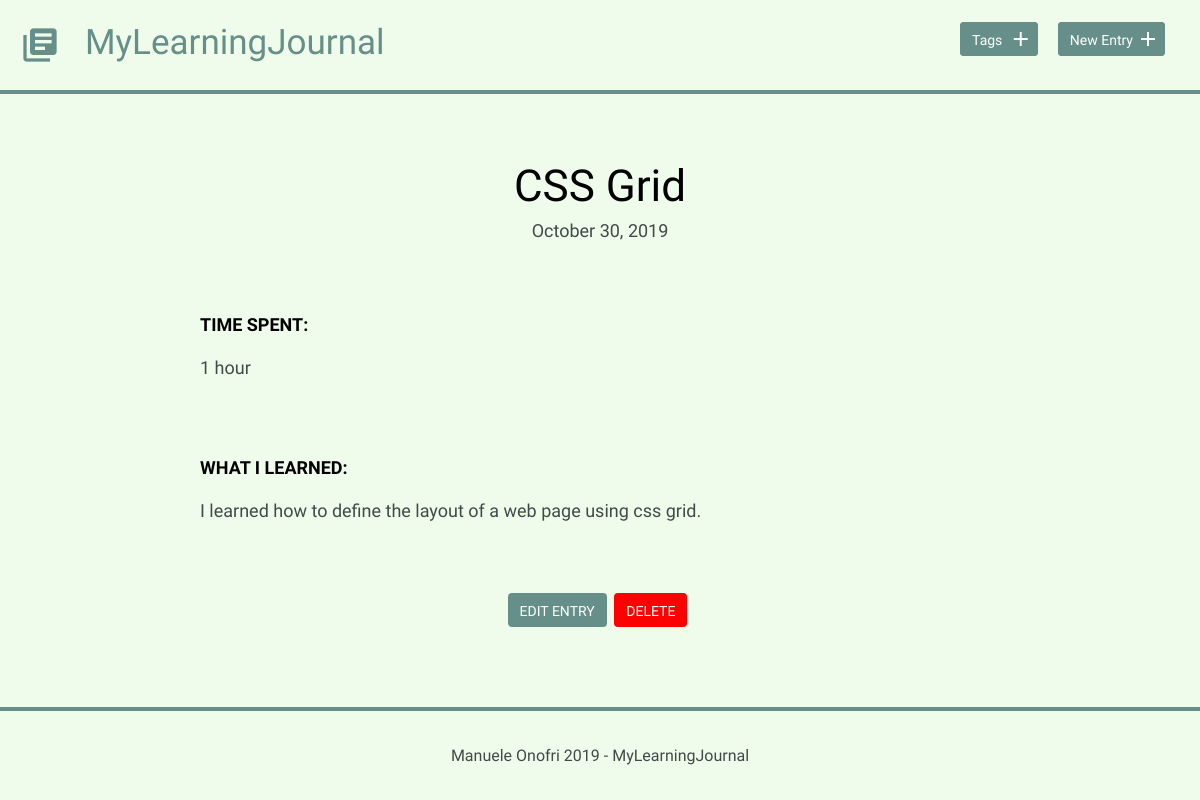
The app's page /detail.php?id=9 with its own data.
### tables this page shows
CREATE TABLE "entries" (
	`id`	INTEGER,
	`title`	TEXT,
	`date`	TEXT,
	`time_spent`	INTEGER,
	`learned`	BLOB,
	`resources`	BLOB,
	PRIMARY KEY(`id`)
);

### inc/functions.php (called while the page is built, shortened)
<?php
function get_entry($entry_id) {
    include('connection.php');
    try {
       $result = $db->prepare('SELECT * FROM entries WHERE id = ?');
       $result->bindValue(1, $entry_id, PDO::PARAM_INT);
       $result->execute();
    } catch (Exception $e) {
       $e->getMessage();
    }
    $entry = $result->fetch();
    return $entry;
}

### detail.php (the view, shortened to what this page needs)
<?php
include('inc/functions.php');
if (isset($_GET['id'])) {
    $entry_id = filter_input(INPUT_GET, 'id', FILTER_SANITIZE_NUMBER_INT);
    $entry = get_entry($entry_id);
}
include('inc/header.php');
?>
<div class="entry-list single">
    <article>
        <h1><?php echo $entry['title']; ?></h1>
        <time datetime="<?php echo $entry['date']; ?>">
            <?php echo strftime("%B %e, %G", strtotime($entry['date'])); ?>
        </time>
        <div class="entry">
            <h3>Time Spent: </h3>
            <p><?php echo $entry['time_spent']; ?></p>
        </div>
        <div class="entry">
            <h3>What I Learned:</h3>
            <p><?php echo $entry['learned']; ?></p>
        </div>
    </article>
</div>
<div class="edit">
    <a class="button" href="edit.php?id=<?php echo $entry['id']; ?>">Edit Entry</a>
    <form method='post' action='detail.php'
          onsubmit="return confirm('Are you sure you want to delete this task?')">
        <input type='submit' class='button button-delete' value='delete' />
    </form>
</div>
<?php include('inc/footer.php'); ?>

### css/site.css (style rules this page uses)
body { font-size: 16px; color: #404a49; font-family: 'Cousine', serif; font-weight: 400; background-color: rgb(240, 252, 235); position: relative; min-height: 100vh; }
.button { padding: 8px 10px 6px 10px; background: #678f89; border: 2px solid #678f89; border-radius: 4px; text-decoration: none; color: #FFF; position: relative; text-align: center; font-size: 14px; }
.button-delete { text-transform: uppercase; background-color: rgb(255, 0, 0); border-color: rgb(255, 0, 0); }
h1, h2, h3 { margin: 0; font-weight: 400; line-height: 1em; color: #000; }
h1 { font-size: 44px; margin-bottom: 12px; }
h3 { font-size: 18px; font-family: 'Work Sans', serif; font-weight: 600; text-transform: uppercase; }
p { line-height: 1.8em; font-size: 18px; }
.entry-list, .edit-entry, .new-entry, .edit-tag { max-width: 800px; margin: 0 auto; padding: 70px 0 150px 0; }
.entry-list article { margin-bottom: 70px; text-align: center; }
.entry-list article:last-child { margin-bottom: 0; }
.entry-list.single { padding-bottom: 25px; }
.entry-list.single time { font-size: 18px; }
.entry { max-width: 800px; margin: 75px auto 0 auto; text-align: left; }
.entry p { margin-bottom: 40px; }
.edit { padding-bottom: 130px; margin: 0 auto; width: 200px; display: flex; justify-content: space-evenly; }
.edit a { font-weight: 400; text-transform: uppercase; font-size: 14px; }
input[type=submit] { margin-right: 5px; }

### records on screen
entries: title "CSS Grid", date "October 30, 2019", time_spent "1 hour", learned "I learned how to define the layout of a web page using css grid."
